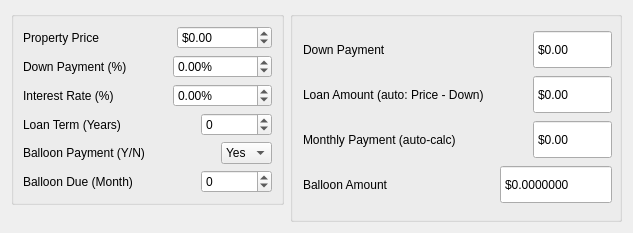
      <widget class="QWidget" name="tab_2">
       <property name="styleSheet">
        <string notr="true"/>
       </property>
       <attribute name="title">
        <string>Seller Financing</string>
       </attribute>
       <layout class="QHBoxLayout" name="horizontalLayout_65">
        <item alignment="Qt::AlignmentFlag::Qt::AlignmentFlag::AlignTop">
         <widget class="QGroupBox" name="groupBox_inputsSF">
          <property name="sizePolicy">
           <sizepolicy hsizetype="Preferred" vsizetype="Fixed">
            <horstretch>0</horstretch>
            <verstretch>0</verstretch>
           </sizepolicy>
          </property>
          <property name="styleSheet">
           <string notr="true"/>
          </property>
          <property name="title">
           <string/>
          </property>
          <layout class="QGridLayout" name="gridLayout_26">
           <item row="0" column="0">
            <layout class="QHBoxLayout" name="horizontalLayout_8">
             <item>
              <widget class="QLabel" name="label_8">
               <property name="sizePolicy">
                <sizepolicy hsizetype="MinimumExpanding" vsizetype="Preferred">
                 <horstretch>0</horstretch>
                 <verstretch>0</verstretch>
                </sizepolicy>
               </property>
               <property name="text">
                <string>Property Price</string>
               </property>
              </widget>
             </item>
             <item>
              <spacer name="horizontalSpacer_25">
               <property name="orientation">
                <enum>Qt::Orientation::Horizontal</enum>
               </property>
               <property name="sizeHint" stdset="0">
                <size>
                 <width>40</width>
                 <height>20</height>
                </size>
               </property>
              </spacer>
             </item>
             <item>
              <widget class="QDoubleSpinBox" name="doubleSpinBox_propertyPrice">
               <property name="prefix">
                <string>$</string>
               </property>
               <property name="minimum">
                <double>-100000000.000000000000000</double>
               </property>
               <property name="maximum">
                <double>9999999999.989999771118164</double>
               </property>
              </widget>
             </item>
            </layout>
           </item>
           <item row="1" column="0">
            <layout class="QHBoxLayout" name="horizontalLayout_100">
             <item>
              <widget class="QLabel" name="label_112">
               <property name="sizePolicy">
                <sizepolicy hsizetype="MinimumExpanding" vsizetype="Preferred">
                 <horstretch>0</horstretch>
                 <verstretch>0</verstretch>
                </sizepolicy>
               </property>
               <property name="text">
                <string>Down Payment (%)</string>
               </property>
              </widget>
             </item>
             <item>
              <spacer name="horizontalSpacer_103">
               <property name="orientation">
                <enum>Qt::Orientation::Horizontal</enum>
               </property>
               <property name="sizeHint" stdset="0">
                <size>
                 <width>40</width>
                 <height>20</height>
                </size>
               </property>
              </spacer>
             </item>
             <item>
              <widget class="QDoubleSpinBox" name="doubleSpinBox_downPaymentInper">
               <property name="suffix">
                <string>%</string>
               </property>
               <property name="minimum">
                <double>-100000000.000000000000000</double>
               </property>
               <property name="maximum">
                <double>9999999999.989999771118164</double>
               </property>
              </widget>
             </item>
            </layout>
           </item>
           <item row="2" column="0">
            <layout class="QHBoxLayout" name="horizontalLayout_101">
             <item>
              <widget class="QLabel" name="label_113">
               <property name="sizePolicy">
                <sizepolicy hsizetype="MinimumExpanding" vsizetype="Preferred">
                 <horstretch>0</horstretch>
                 <verstretch>0</verstretch>
                </sizepolicy>
               </property>
               <property name="text">
                <string>Interest Rate (%)</string>
               </property>
              </widget>
             </item>
             <item>
              <spacer name="horizontalSpacer_104">
               <property name="orientation">
                <enum>Qt::Orientation::Horizontal</enum>
               </property>
               <property name="sizeHint" stdset="0">
                <size>
                 <width>40</width>
                 <height>20</height>
                </size>
               </property>
              </spacer>
             </item>
             <item>
              <widget class="QDoubleSpinBox" name="doubleSpinBox_interestRateInper_2">
               <property name="suffix">
                <string>%</string>
               </property>
               <property name="minimum">
                <double>-100000000.000000000000000</double>
               </property>
               <property name="maximum">
                <double>9999999999.989999771118164</double>
               </property>
              </widget>
             </item>
            </layout>
           </item>
           <item row="3" column="0">
            <layout class="QHBoxLayout" name="horizontalLayout_102">
             <item>
              <widget class="QLabel" name="label_114">
               <property name="sizePolicy">
                <sizepolicy hsizetype="MinimumExpanding" vsizetype="Preferred">
                 <horstretch>0</horstretch>
                 <verstretch>0</verstretch>
                </sizepolicy>
               </property>
               <property name="text">
                <string>Loan Term (Years)</string>
               </property>
              </widget>
             </item>
             <item>
              <spacer name="horizontalSpacer_105">
               <property name="orientation">
                <enum>Qt::Orientation::Horizontal</enum>
               </property>
               <property name="sizeHint" stdset="0">
                <size>
                 <width>40</width>
                 <height>20</height>
                </size>
               </property>
              </spacer>
             </item>
             <item>
              <widget class="QSpinBox" name="spinBox_loanTerm">
               <property name="minimum">
                <number>-1000000</number>
               </property>
               <property name="maximum">
                <number>999999</number>
               </property>
               <property name="value">
                <number>0</number>
               </property>
              </widget>
             </item>
            </layout>
           </item>
           <item row="4" column="0">
            <layout class="QHBoxLayout" name="horizontalLayout_103">
             <item>
              <widget class="QLabel" name="label_115">
               <property name="sizePolicy">
                <sizepolicy hsizetype="MinimumExpanding" vsizetype="Preferred">
                 <horstretch>0</horstretch>
                 <verstretch>0</verstretch>
                </sizepolicy>
               </property>
               <property name="text">
                <string>Balloon Payment (Y/N)</string>
               </property>
              </widget>
             </item>
             <item>
              <spacer name="horizontalSpacer_106">
               <property name="orientation">
                <enum>Qt::Orientation::Horizontal</enum>
               </property>
               <property name="sizeHint" stdset="0">
                <size>
                 <width>40</width>
                 <height>20</height>
                </size>
               </property>
              </spacer>
             </item>
             <item>
              <widget class="QComboBox" name="comboBox_ballonPayment">
               <item>
                <property name="text">
                 <string>Yes</string>
                </property>
               </item>
               <item>
                <property name="text">
                 <string>No</string>
                </property>
               </item>
              </widget>
             </item>
            </layout>
           </item>
           <item row="5" column="0">
            <layout class="QHBoxLayout" name="horizontalLayout_104">
             <item>
              <widget class="QLabel" name="label_116">
               <property name="sizePolicy">
                <sizepolicy hsizetype="MinimumExpanding" vsizetype="Preferred">
                 <horstretch>0</horstretch>
                 <verstretch>0</verstretch>
                </sizepolicy>
               </property>
               <property name="text">
                <string>Balloon Due (Month)</string>
               </property>
              </widget>
             </item>
             <item>
              <spacer name="horizontalSpacer_107">
               <property name="orientation">
                <enum>Qt::Orientation::Horizontal</enum>
               </property>
               <property name="sizeHint" stdset="0">
                <size>
                 <width>40</width>
                 <height>20</height>
                </size>
               </property>
              </spacer>
             </item>
             <item>
              <widget class="QSpinBox" name="spinBox_ballonDue">
               <property name="minimum">
                <number>-1000000</number>
               </property>
               <property name="maximum">
                <number>999999</number>
               </property>
              </widget>
             </item>
            </layout>
           </item>
          </layout>
         </widget>
        </item>
        <item alignment="Qt::AlignmentFlag::Qt::AlignmentFlag::AlignTop">
         <widget class="QGroupBox" name="groupBox_outputsSF">
          <property name="sizePolicy">
           <sizepolicy hsizetype="Preferred" vsizetype="Fixed">
            <horstretch>0</horstretch>
            <verstretch>0</verstretch>
           </sizepolicy>
          </property>
          <property name="styleSheet">
           <string notr="true">padding-top:9px;
padding-bottom:8px;</string>
          </property>
          <property name="title">
           <string/>
          </property>
          <layout class="QGridLayout" name="gridLayout_27">
           <item row="0" column="0">
            <layout class="QHBoxLayout" name="horizontalLayout_105">
             <item>
              <widget class="QLabel" name="label_117">
               <property name="text">
                <string>Down Payment</string>
               </property>
              </widget>
             </item>
             <item>
              <spacer name="horizontalSpacer_108">
               <property name="orientation">
                <enum>Qt::Orientation::Horizontal</enum>
               </property>
               <property name="sizeHint" stdset="0">
                <size>
                 <width>40</width>
                 <height>20</height>
                </size>
               </property>
              </spacer>
             </item>
             <item>
              <widget class="QDoubleSpinBox" name="doubleSpinBox_downPaymentSFOp">
               <property name="toolTip">
                <string>Please Fill Property Price, Down Payment(%)</string>
               </property>
               <property name="readOnly">
                <bool>true</bool>
               </property>
               <property name="buttonSymbols">
                <enum>QAbstractSpinBox::ButtonSymbols::NoButtons</enum>
               </property>
               <property name="prefix">
                <string>$</string>
               </property>
               <property name="minimum">
                <double>-100000000.000000000000000</double>
               </property>
               <property name="maximum">
                <double>9999999999.989999771118164</double>
               </property>
              </widget>
             </item>
            </layout>
           </item>
           <item row="1" column="0">
            <layout class="QHBoxLayout" name="horizontalLayout_106">
             <item>
              <widget class="QLabel" name="label_118">
               <property name="text">
                <string>Loan Amount (auto: Price - Down)</string>
               </property>
              </widget>
             </item>
             <item>
              <spacer name="horizontalSpacer_109">
               <property name="orientation">
                <enum>Qt::Orientation::Horizontal</enum>
               </property>
               <property name="sizeHint" stdset="0">
                <size>
                 <width>40</width>
                 <height>20</height>
                </size>
               </property>
              </spacer>
             </item>
             <item>
              <widget class="QDoubleSpinBox" name="doubleSpinBox_loanAmountSFOp">
               <property name="toolTip">
                <string>Please Fill Property Price , Down Payment</string>
               </property>
               <property name="readOnly">
                <bool>true</bool>
               </property>
               <property name="buttonSymbols">
                <enum>QAbstractSpinBox::ButtonSymbols::NoButtons</enum>
               </property>
               <property name="prefix">
                <string>$</string>
               </property>
               <property name="minimum">
                <double>-100000000.000000000000000</double>
               </property>
               <property name="maximum">
                <double>9999999999.989999771118164</double>
               </property>
              </widget>
             </item>
            </layout>
           </item>
           <item row="2" column="0">
            <layout class="QHBoxLayout" name="horizontalLayout_107">
             <item>
              <widget class="QLabel" name="label_119">
               <property name="text">
                <string>Monthly Payment (auto-calc)</string>
               </property>
              </widget>
             </item>
             <item>
              <spacer name="horizontalSpacer_110">
               <property name="orientation">
                <enum>Qt::Orientation::Horizontal</enum>
               </property>
               <property name="sizeHint" stdset="0">
                <size>
                 <width>40</width>
                 <height>20</height>
                </size>
               </property>
              </spacer>
             </item>
             <item>
              <widget class="QDoubleSpinBox" name="doubleSpinBox_monthlyPaymentSFOp">
               <property name="toolTip">
                <string>Please Fill Loan Amount (auto: Price - Down), Interest Rate (%), Loan Term (Years)</string>
               </property>
               <property name="readOnly">
                <bool>true</bool>
               </property>
               <property name="buttonSymbols">
                <enum>QAbstractSpinBox::ButtonSymbols::NoButtons</enum>
               </property>
               <property name="prefix">
                <string>$</string>
               </property>
               <property name="minimum">
                <double>-100000000.000000000000000</double>
               </property>
               <property name="maximum">
                <double>9999999999.989999771118164</double>
               </property>
              </widget>
             </item>
            </layout>
           </item>
           <item row="3" column="0">
            <layout class="QHBoxLayout" name="horizontalLayout_108">
             <item>
              <widget class="QLabel" name="label_120">
               <property name="text">
                <string>Balloon Amount</string>
               </property>
              </widget>
             </item>
             <item>
              <spacer name="horizontalSpacer_111">
               <property name="orientation">
                <enum>Qt::Orientation::Horizontal</enum>
               </property>
               <property name="sizeHint" stdset="0">
                <size>
                 <width>40</width>
                 <height>20</height>
                </size>
               </property>
              </spacer>
             </item>
             <item>
              <widget class="QDoubleSpinBox" name="doubleSpinBox_ballonAmountSFOp">
               <property name="toolTip">
                <string>Please Fill Loan Amount (auto: Price - Down), Interest Rate (%), Monthly Payment (auto-calc), Balloon Payment (Y/N), Balloon Due (Month)</string>
               </property>
               <property name="readOnly">
                <bool>true</bool>
               </property>
               <property name="buttonSymbols">
                <enum>QAbstractSpinBox::ButtonSymbols::NoButtons</enum>
               </property>
               <property name="prefix">
                <string>$</string>
               </property>
               <property name="decimals">
                <number>7</number>
               </property>
               <property name="minimum">
                <double>-100000000.000000000000000</double>
               </property>
               <property name="maximum">
                <double>9999999999.989999771118164</double>
               </property>
              </widget>
             </item>
            </layout>
           </item>
          </layout>
         </widget>
        </item>
       </layout>
      </widget>
